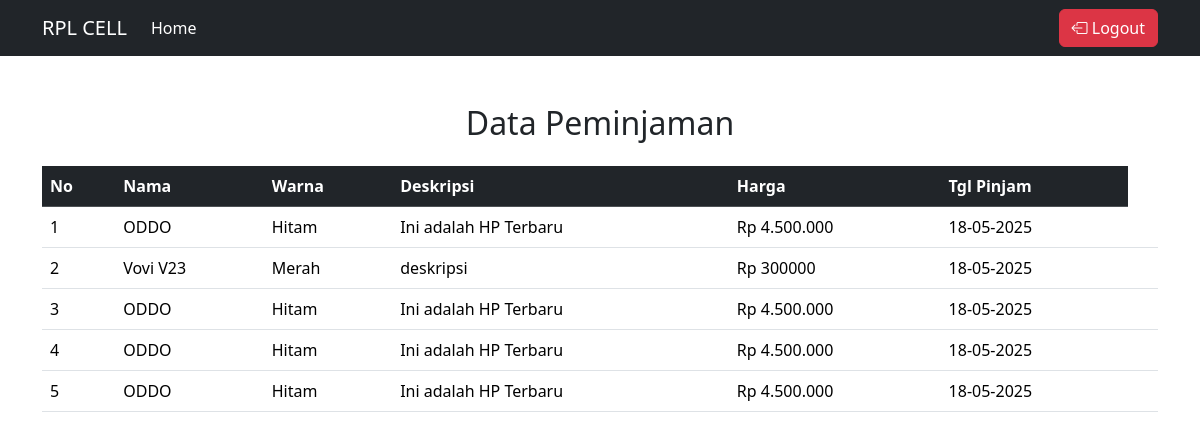
The app's page /auth/data_pinjam.php (signed in) with its own data.
### tables this page shows
CREATE TABLE `peminjaman` (
  `id` int(11) NOT NULL,
  `tb_user_id` int(11) NOT NULL,
  `tb_konter_id` int(11) NOT NULL,
  `tanggal_pinjam` date DEFAULT curdate(),
  `status` enum('Dipinjam','Dikembalikan') NOT NULL DEFAULT 'Dikembalikan'
);

CREATE TABLE `tb_konter` (
  `id` int(50) NOT NULL,
  `nama` varchar(100) NOT NULL,
  `warna` varchar(30) NOT NULL,
  `deskripsi` varchar(500) NOT NULL,
  `harga` varchar(50) NOT NULL,
  `status` enum('Tersedia','Dipinjam') DEFAULT 'Tersedia'
);

### auth/data_pinjam.php (the view, shortened to what this page needs)
<?php
include '../config/koneksi.php';
$user_id = $_SESSION['username'];
$query = mysqli_query($koneksi, "
    SELECT p.*, k.nama, k.warna, k.deskripsi, k.harga
    FROM peminjaman p
    JOIN tb_konter k ON p.tb_konter_id = k.id
    WHERE p.tb_user_id = '$user_id'
");
?>
<!DOCTYPE html>
<html lang="en">
  <head>
    <link href="https://cdn.jsdelivr.net/npm/bootstrap@5.3.3/dist/css/bootstrap.min.css" rel="stylesheet"
>
    <link rel="stylesheet" href="https://cdn.jsdelivr.net/npm/bootstrap-icons@1.10.5/font/bootstrap-icons.css">
  </head>
<body>
<nav class="navbar navbar-expand-lg navbar-dark bg-dark">
  <div class="container">
    <a class="navbar-brand" href="#">RPL CELL</a>
    <div class="collapse navbar-collapse" id="navbarSupportedContent">
      <ul class="navbar-nav me-auto mb-2 mb-lg-0">
        <li class="nav-item">
          <a class="nav-link active" aria-current="page" href="dashboard.php">Home</a>
        </li>
      </ul>
      <form class="d-flex" role="search">
        <a href="../auth/logout.php" role="button" class="btn btn-danger"><i class="bi bi-box-arrow-left"></i> Logout</a>
      </form>
    </div>
  </div>
</nav>
<div class="container mt-5">
<h2 align="center" class="my-4" >Data Peminjaman</h2>
<div class="table-responsive">
        <thead>
        <tr>
       <table class="table table-hover">
            <tr class="table-utama table-dark bg-dark">
            <th>No</th>
            <th>Nama</th>
            <th>Warna</th>
            <th>Deskripsi</th>
            <th>Harga</th>
            <th>Tgl Pinjam</th>
        </tr>
            <?php
            $no = 1;
            while($row = mysqli_fetch_assoc($query)) {
            ?>
        </thead>
        <tbody>
            <tr>
                <td><?= $no++ ?></td>
                <td><?= $row['nama'] ?></td>
                <td><?= $row['warna'] ?></td>
                <td><?= $row['deskripsi'] ?></td>
                <td>Rp <?= $row['harga']?></td>
                <td><?= date('d-m-Y', strtotime($row['tanggal_pinjam'])) ?></td>
                <td>
            </td>
            </tr>
            </tbody>
            <?php } ?>
</div>
            </div>
  </body>
</html>

### records on screen
peminjaman: tb_konter.nama "ODDO", tb_konter.warna "Hitam", tb_konter.deskripsi "Ini adalah HP Terbaru", tb_konter.harga "4.500.000", tanggal_pinjam "18-05-2025"
peminjaman: tb_konter.nama "Vovi V23", tb_konter.warna "Merah", tb_konter.deskripsi "deskripsi", tb_konter.harga "300000", tanggal_pinjam "18-05-2025"
peminjaman: tb_konter.nama "ODDO", tb_konter.warna "Hitam", tb_konter.deskripsi "Ini adalah HP Terbaru", tb_konter.harga "4.500.000", tanggal_pinjam "18-05-2025"
peminjaman: tb_konter.nama "ODDO", tb_konter.warna "Hitam", tb_konter.deskripsi "Ini adalah HP Terbaru", tb_konter.harga "4.500.000", tanggal_pinjam "18-05-2025"
peminjaman: tb_konter.nama "ODDO", tb_konter.warna "Hitam", tb_konter.deskripsi "Ini adalah HP Terbaru", tb_konter.harga "4.500.000", tanggal_pinjam "18-05-2025"
